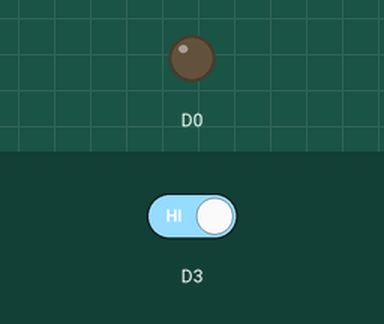
This sketch was run on a simulated ESP8266 (NodeMCU). Parts: output pins drawn as LEDs (lit = HIGH). The inputs (shaded band) are chosen by the test bench; at power-on: D3 HIGH.

Above: at 1.2 s.
1.3 s: D3 driven LOW
At 2.0 s:
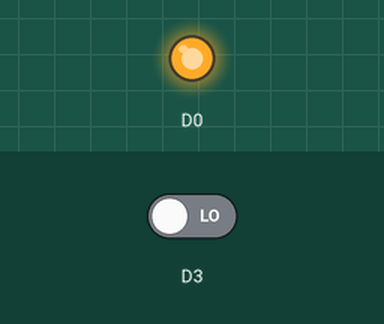
2.8 s: D3 driven HIGH
At 3.2 s:
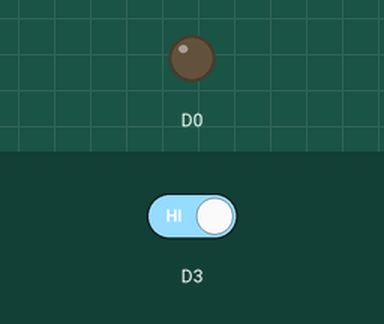
Timing chart, 0 to 5.8 s (numbered marks = the images above; inputs shaded):
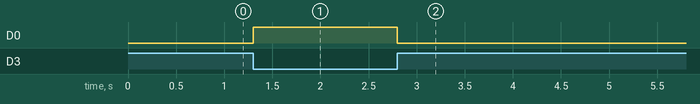

Measured:
- after the input at 1.3 s, D0: LOW → HIGH at once
- after the input at 2.8 s, D0: HIGH → LOW at once

The sketch:

sketch_sep14ab.ino.ino
```cpp
void setup() {
  pinMode(D0, OUTPUT);
  pinMode(D3, INPUT);
}

void loop() {
  if (digitalRead(D3)==LOW)digitalWrite(D0, HIGH);
  else digitalWrite(D0, LOW);
}
```
